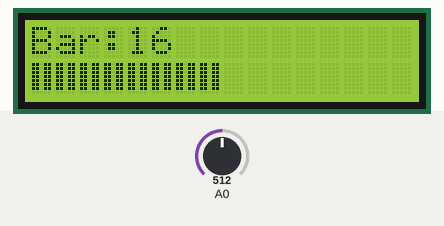
Recording of a sketch running on a simulated Arduino Uno, built with avr-gcc and run on an emulated ATmega328P. Parts: 16×2 character LCD. The inputs (shaded band) are chosen by the test bench; at power-on: A0 = 512.

Above: at 1.2 s.
1.3 s: A0 set to 716
At 2.2 s:
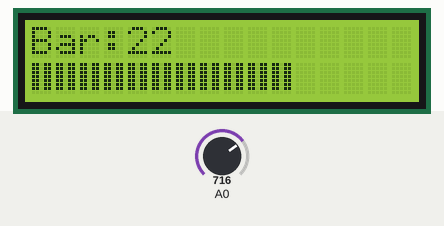
2.8 s: A0 set to 900
At 3.5 s:
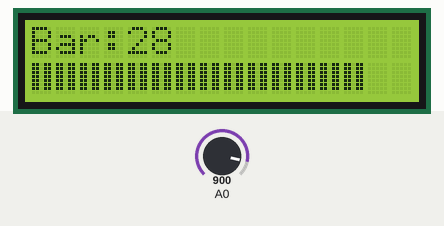
4.3 s: A0 set to 1023
At 4.6 s:
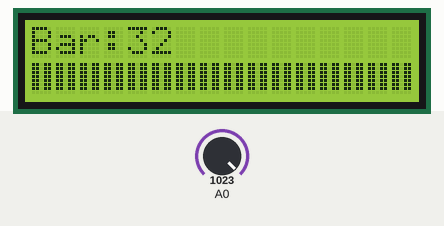
5.8 s: A0 set to 511
At 7.0 s:
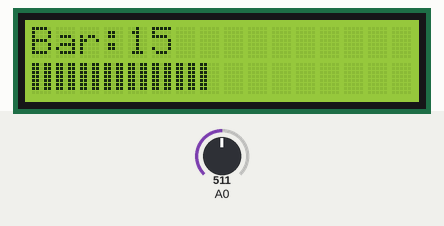
7.3 s: A0 set to 306
At 8.2 s:
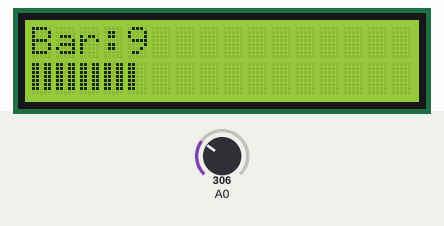
8.8 s: A0 set to 122
At 9.3 s:
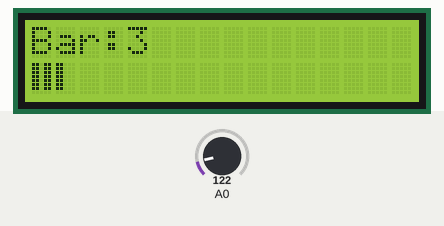
Timing chart, 0 to 11.3 s (numbered marks = the images above; inputs shaded):
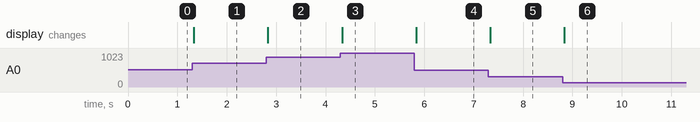

The sketch:

Bolum11LcdBar.ino
```cpp
#include <Wire.h>
#include <LiquidCrystal_I2C.h>
LiquidCrystal_I2C lcd(0x27,16,2);
byte bar1[8] = {
  B11000,
  B11000,
  B11000,
  B11000,
  B11000,
  B11000,
  B11000,
};
byte bar2[8] = {
  B11011,
  B11011,
  B11011,
  B11011,
  B11011,
  B11011,
  B11011,
};

void setup() {
lcd.begin();
lcd.backlight();
lcd.createChar(5, bar1);
lcd.createChar(6, bar2);
}

void loop() {
 int kalan=16;
 int bardeger=analogRead(A0);
 bardeger=map(bardeger, 0, 1023, 0, 32);
 lcd.home();
 lcd.print("Bar:");
 lcd.print(bardeger);
 lcd.print(" ");
 lcd.setCursor(0,1);
while(!(bardeger<=0))
 {
  if(bardeger>1)
  {
  lcd.write(byte(6));
  bardeger-=2;
  /* kalan */
  kalan--;
  }
  else
  {
  lcd.write(byte(5));
  bardeger--;
  kalan--;
  }
 }
for (int i=kalan; kalan>0; kalan--)
lcd.print(" ");
}
```

Measured:
- after the input at 1.3 s, the display: changes at once (image 1)
- after the input at 2.8 s, the display: changes at once (image 2)
- after the input at 4.3 s, the display: changes at once (image 3)
- after the input at 5.8 s, the display: changes at once (image 4)
- after the input at 7.3 s, the display: changes at once (image 5)
- after the input at 8.8 s, the display: changes at once (image 6)
